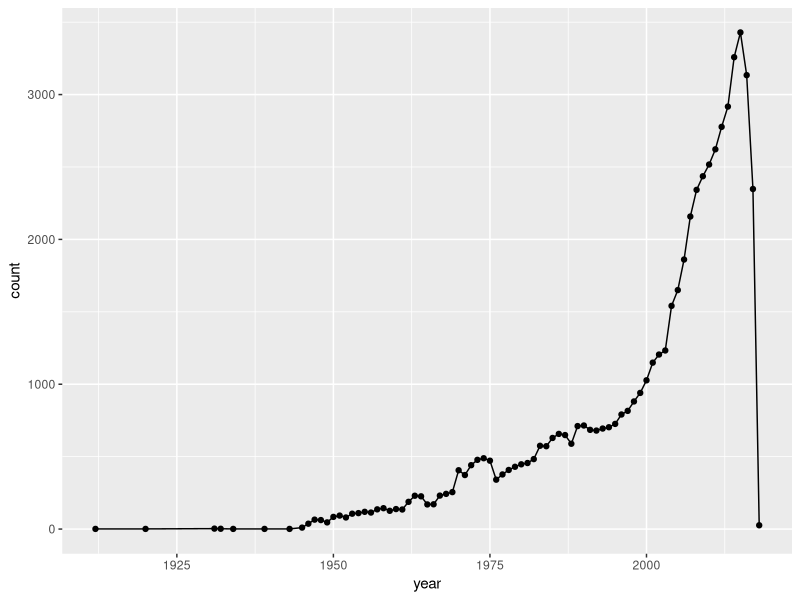
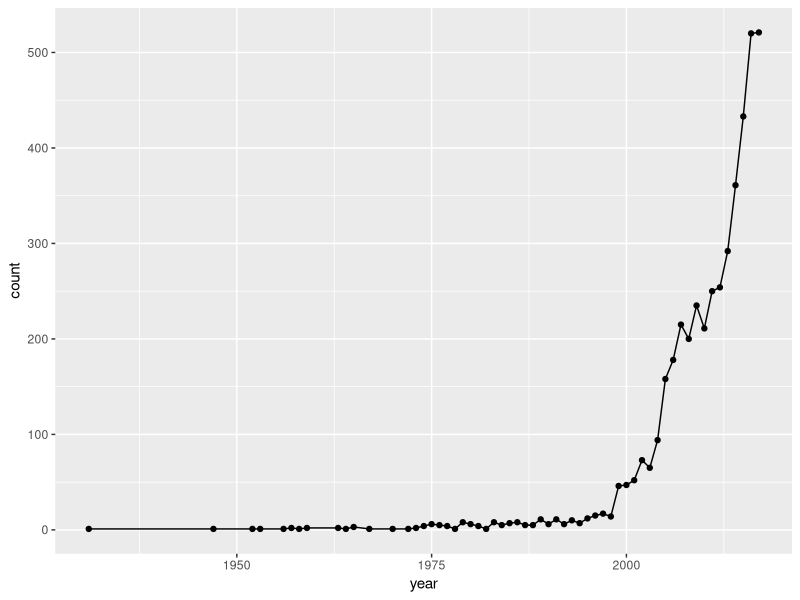

Here is the R script that generated these plots, in order:
## ---- chunk 1
library(tidyverse)
timeline <- read.csv("../../data/timeline.csv", skip = 1)
timeline %>%
        ggplot(aes(year,count)) + 
        geom_line() +
        geom_point()
## ---- chunk 2
timelinefine <- read.csv("../../data/timelinefine.csv", skip = 1)
timelinefine[-1,] %>%
        ggplot(aes(year,count)) + 
        geom_line() +
        geom_point()
